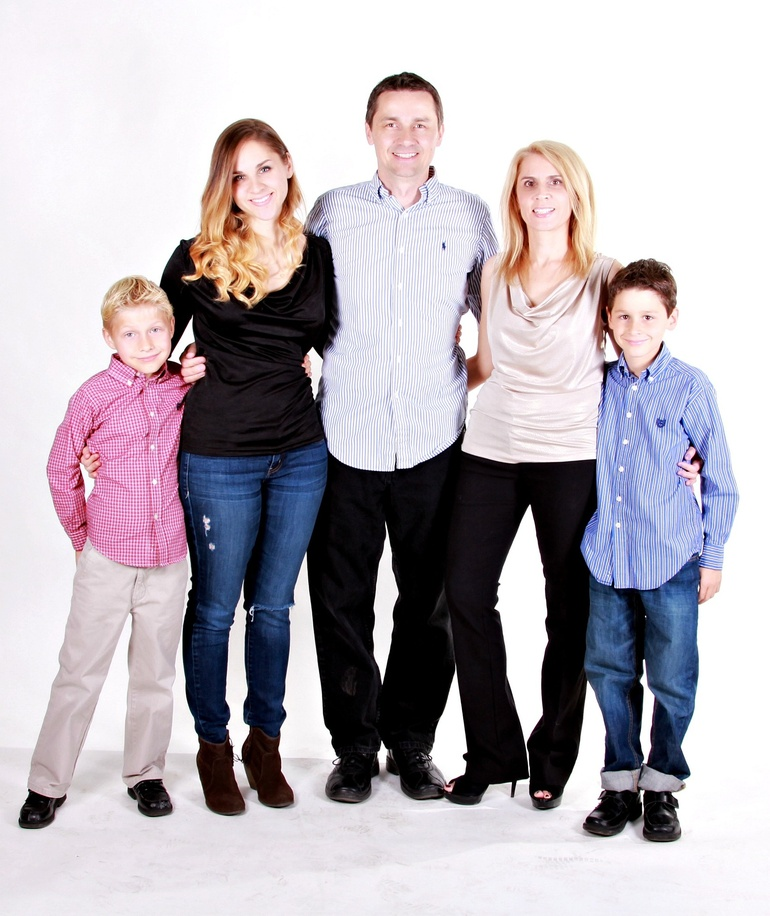
#> input picture Image/face-detection02.jpg, 770 x 916 px, shrunk from 1615 x 1920 before the run
$ python 15facedetection.py
#> lines starting #> are read from the running program, lines starting #| are printed output that depends on the picture; after the words box and inside, x2 and y2 are one past the last pixel; in counts of white or black regions, pixels touching at a corner belong together
#https://mybinder.org/v2/gh/xippar/face-dectection-opencv-python/HEAD
#https://medium.com/@wanchatpookhuntod_1602/face-detection-opencv-%E0%B9%84%E0%B8%9E%E0%B8%98%E0%B8%AD%E0%B8%99-%E0%B8%87%E0%B9%88%E0%B8%B2%E0%B8%A2-%E0%B9%86-ef8749f7f473

import cv2

Path_Image = 'Image/face-detection02.jpg'
img = cv2.imread(Path_Image)
#> img is the input picture: shape (916, 770, 3); mean B, G, R 184.3, 177.3, 183.6
detect= cv2.CascadeClassifier("face_detection/haarcascade_frontalface_default.xml")
face = detect.detectMultiScale(img)
#> face = [[113, 309, 61, 61], [507, 157, 72, 72], [603, 291, 68, 68], [217, 145, 75, 75], [363, 93, 84, 84], [230, 215, 75, 75]]
#ได้ตำแหน่งของใบหน้ามา
print(face)
#| [[113 309  61  61]
#|  [507 157  72  72]
#|  [603 291  68  68]
#|  [217 145  75  75]
#|  [363  93  84  84]
#|  [230 215  75  75]]
#กรณีมีใบหน้าเดียว
#x, y, w, h = face[0]
#cv2.rectangle(img, (x,y),(x+w,y+h),(0,0,255), 2)


for x,y,w,h in face: # ค่า x คือตำแหน่งแนวนอนของใบหน้า, y คือคือตำแหน่งแนวตั้งของใบหน้า , w คือค่าความกว้างใบหน้า h ค่าความสูงใบหน้า
    #ใช้คำสั่ง cv2.rectangle() ที่รับค่า
    #ภาพที่ต้องการตีกรอบ, tuple จุดเริ่มต้นที่จุดซ้ายบน (x,y), tuple จุดสิ้นสุดที่จุดขวาล่าง หรือ (x+w,y+h), tuple ค่าสี BGR สีเขียวใช้ (0,255,0), และความหนาของกรอบที่ต้องการ
    cv2.rectangle(img, (x,y),(x+w,y+h),(0,0,255), 2)
#> this loop made 6 passes
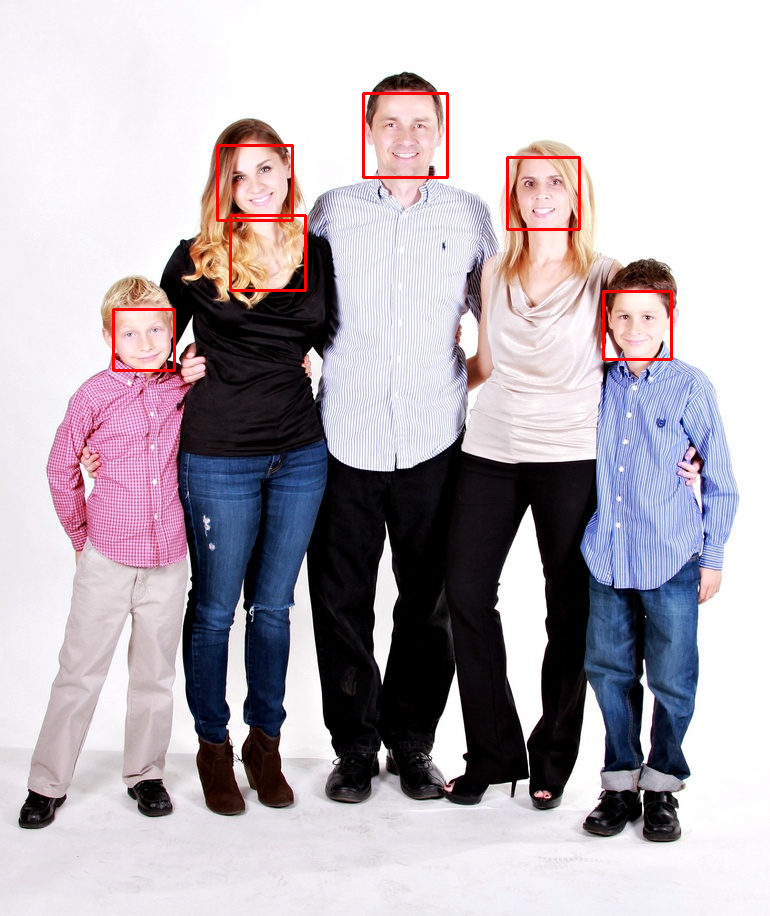
#> img: shape (916, 770, 3); 0.73% of pixels changed, all inside (x1, y1, x2, y2) = (112, 92, 673, 372)


cv2.imshow('out_put', img)
cv2.waitKey()
cv2.destroyAllWindows()

$ run again, with Image/face-detection01.jpg copied over Image/face-detection02.jpg
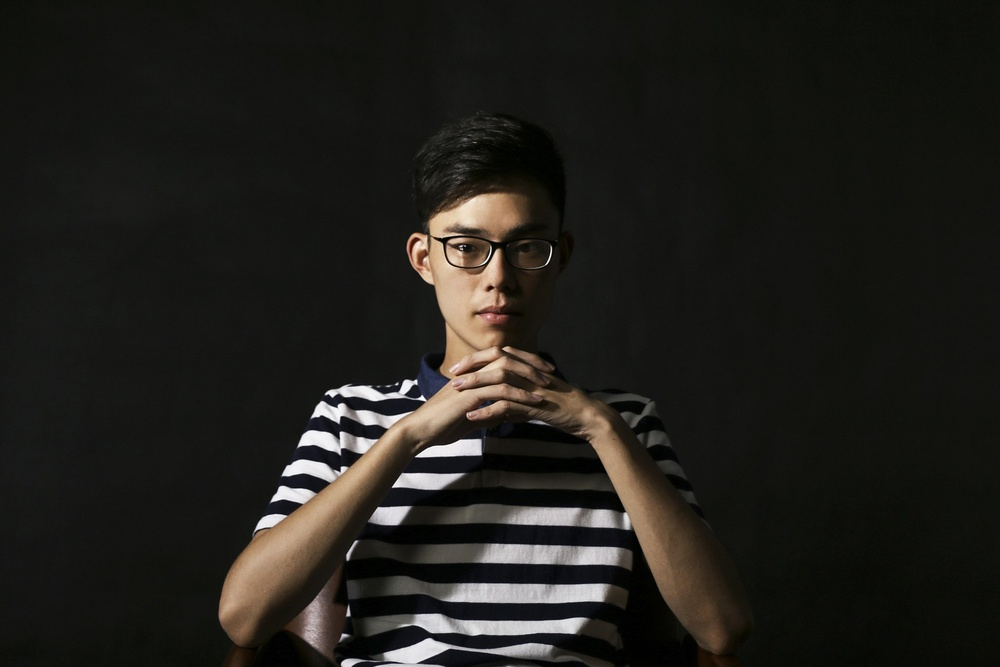
#> input picture Image/face-detection01.jpg, 1000 x 667 px, shrunk from 1920 x 1280 before the run
#> img is the input picture: shape (667, 1000, 3); mean B, G, R 27.2, 31.3, 33
#> face = [[406, 174, 190, 190]]
#| [[406 174 190 190]]
#> the loop `for x,y,w,h in face:` made 1 pass
#> after the loop `for x,y,w,h in face:`:
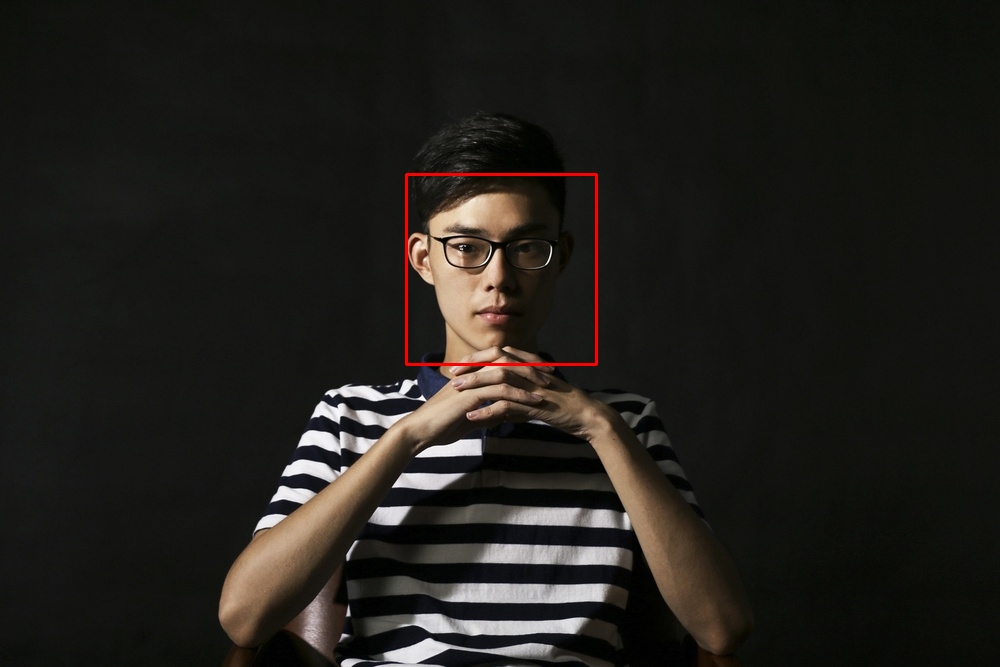
#> img: shape (667, 1000, 3); 0.34% of pixels changed, all inside (x1, y1, x2, y2) = (405, 173, 598, 366)
